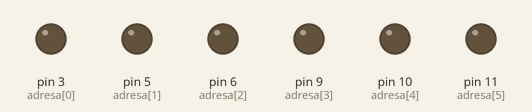
Recording of a sketch running on a simulated Arduino Uno, built with avr-gcc and run on an emulated ATmega328P. Shown: output pins drawn as LEDs (lit = HIGH).

Above: at 0.05 s.
At 0.25 s:
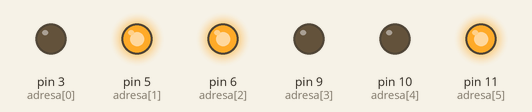
At 0.85 s:
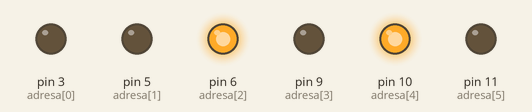
At 1.05 s:
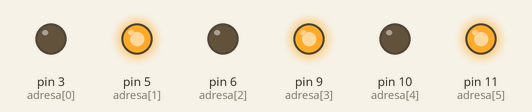
At 1.65 s:
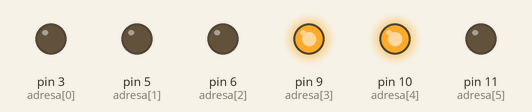
At 2.35 s:
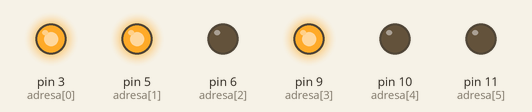
Timing chart, 0 to 3.0 s (numbered marks = the images above):
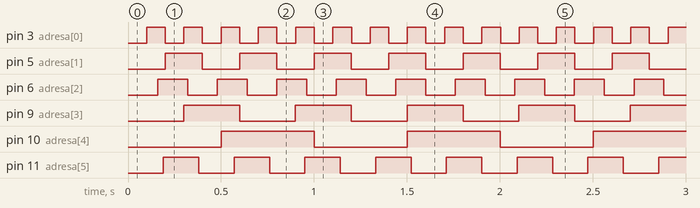

The sketch:

bez_managera.ino
```cpp
const int adresa[] = { 3, 5, 6, 9, 10, 11 };
const int cnt = 6;

unsigned long* interval = new unsigned long[cnt];
unsigned long* last_time = new unsigned long[cnt];
int state[cnt];

void setup() {
  for (int i = 0; i < cnt; i++)
  {
    last_time[i] = 0;
    state[i] = LOW;
    pinMode(adresa[i], OUTPUT);
  }
  interval[0] =  100000;
  interval[1] =  200000;
  interval[2] =  160000;
  interval[3] =  300000;
  interval[4] =  500000;
  interval[5] =  190000;
}
void loop() {
  unsigned long t = micros();

  for (int i = 0; i < cnt; i++)
  {
    if(t - last_time[i] >= interval[i])
    {
      last_time[i] = t;
      if (state[i] == LOW)
      {
        state[i] =  HIGH;
      }
      else
      {
        state[i] = LOW;
      }
      digitalWrite(adresa[i], state[i]);
    }
  }
}
```

Measured:
- by itself, pin 3 (adresa[0]): alternates HIGH for 0.10 s and LOW for 0.10 s
- by itself, pin 5 (adresa[1]): alternates HIGH for 0.20 s and LOW for 0.20 s
- by itself, pin 6 (adresa[2]): alternates HIGH for 0.16 s and LOW for 0.16 s
- by itself, pin 9 (adresa[3]): alternates HIGH for 0.30 s and LOW for 0.30 s
- by itself, pin 10 (adresa[4]): alternates HIGH for 0.50 s and LOW for 0.50 s
- by itself, pin 11 (adresa[5]): alternates HIGH for 0.19 s and LOW for 0.19 s
